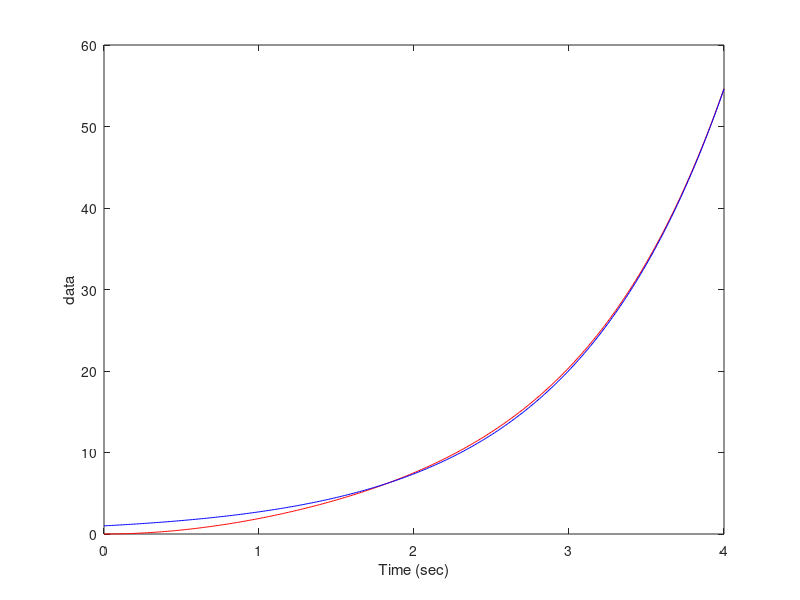

The MATLAB script that drew this image:
clear all;
k = 4;
Cs = zpk([],[1],k);
Gp = zpk([],[-2],1);
CsGp = series(Cs,Gp);
sys_continuous = feedback(CsGp,1);
pole_continuous = pole(sys_continuous);
tf = 4;
t = 0:0.01:tf;
input = exp(t);
output = lsim(sys_continuous,input,t);

plot(t,output,'r');
hold on
plot(t,input,'b');
xlabel('Time (sec)');ylabel('data');